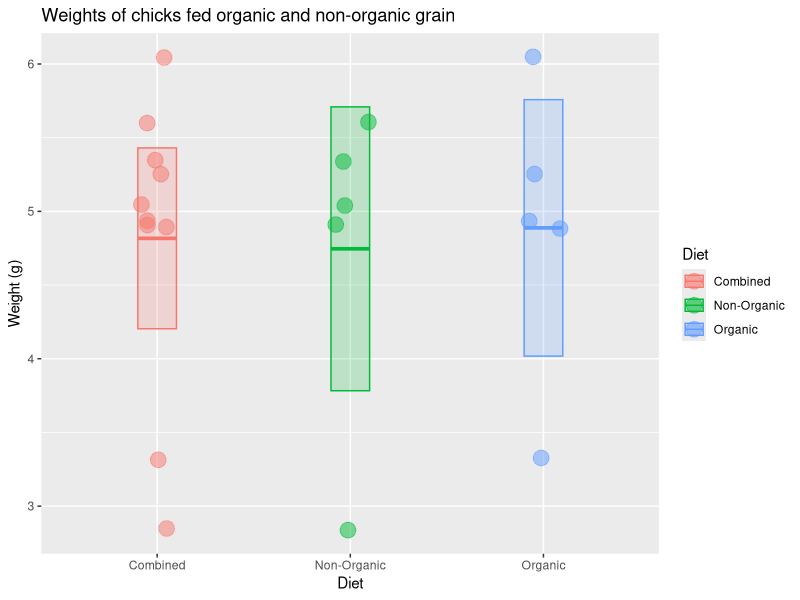

Source code (R): (Note: this script raises an error after producing the figure.)
## ---- chunk 1

x <- c(6.05, 4.89, 3.32, 4.93, 5.25, 5.04, 4.91, 2.84, 5.60, 5.34)
x

## ---- chunk 2

n <- length(x)

n
mean(x)
median(x)
sd(x)

## ---- chunk 3

sem <- sd(x)/sqrt(n)
sem

## ---- chunk 4

c(mean(x) + 1.96 * sem, mean(x) - 1.96 * sem)

## ---- chunk 5

library(tidyverse)

# check to make sure you did the part above correctly
# if not, generate some fake x data
if (!exists("x") | !is.numeric(x) | !length(x) == 10) x <- rep(1, 10)

# put the chick data into a data frame
chick_data <-
  tibble::tibble(
    diet = rep(c("Combined", "Combined", "Organic", "Non-Organic"), each = 5),
    weight = c(x, x)
  )

# summarize the chick weights by diet
chick_summary <-
  chick_data %>% 
  group_by(diet) %>% 
  summarize(
    mean = mean(weight),
    median = median(weight),
    sd = sd(weight),
    n = n(),
    sem = sd / sqrt(n),
    upper = mean + 1.96 * sem,   # upper confidence limit
    lower = mean - 1.96 * sem,   # lower confidence limit
    .groups = "drop"
  )

# plot chick weights
ggplot(chick_data, aes(x = diet, y = weight, color = diet, fill = diet)) +
  geom_jitter(size = 5, shape = 21, alpha = 0.5, width = 0.1) +
  geom_crossbar(
    mapping = aes(ymin = lower, ymax = upper, y = mean), 
    data = chick_summary,
    width = 0.2, alpha = 0.2
  ) +
  labs(
    title = "Weights of chicks fed organic and non-organic grain",
    x = "Diet",
    color = "Diet",
    fill = "Diet",
    y = "Weight (g)"
  )

## ---- chunk 6
sessioninfo::session_info(sessioninfo::session_info())
